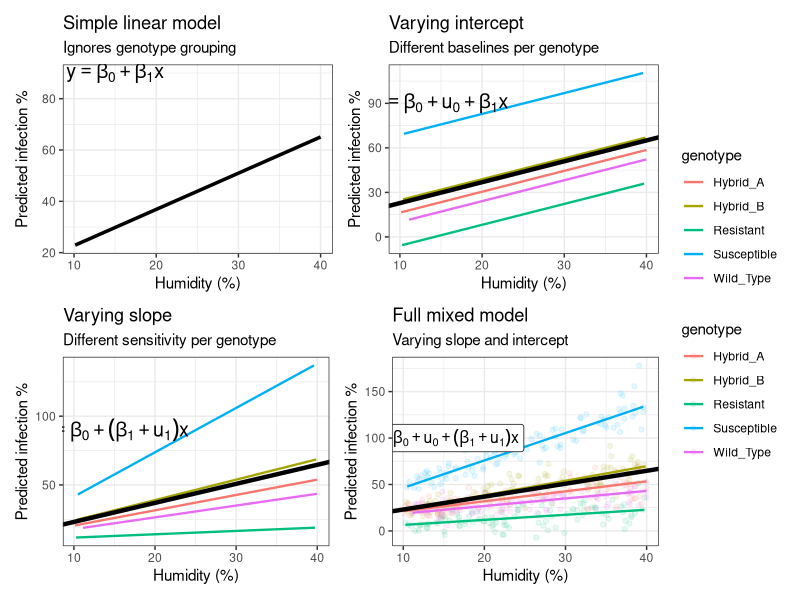
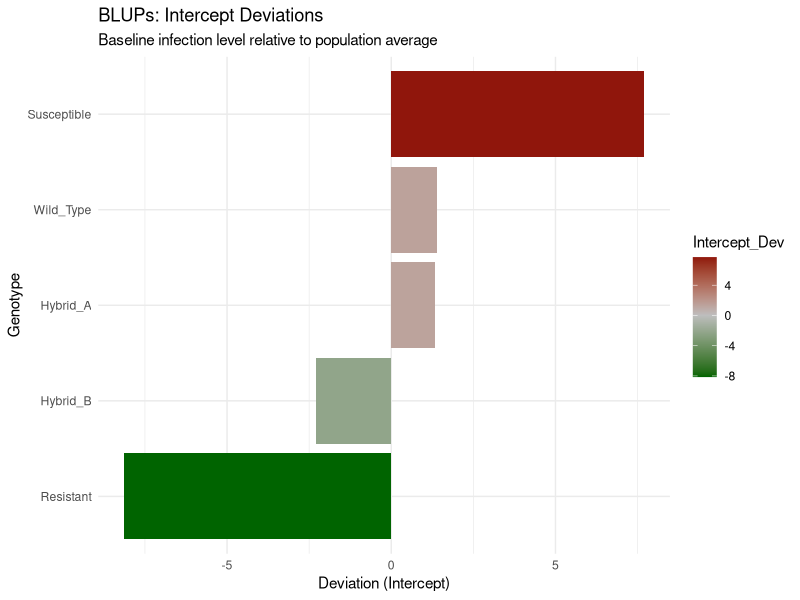
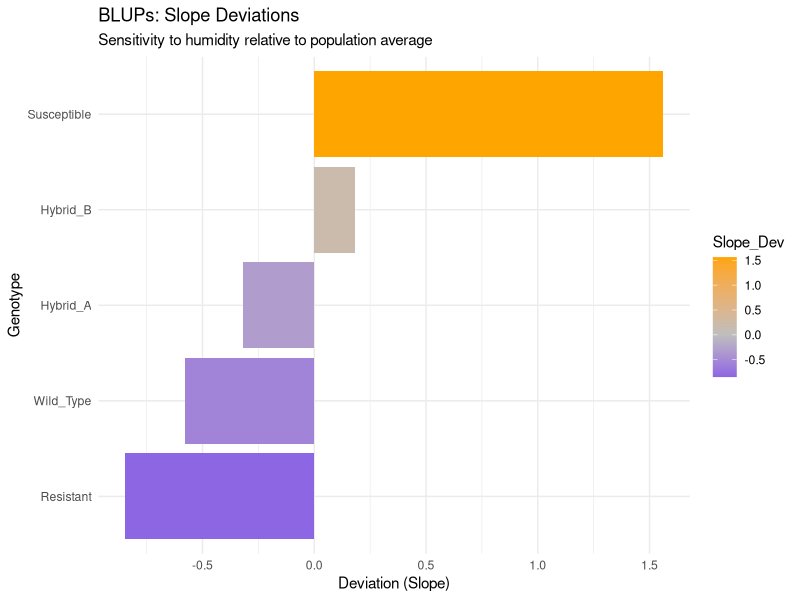
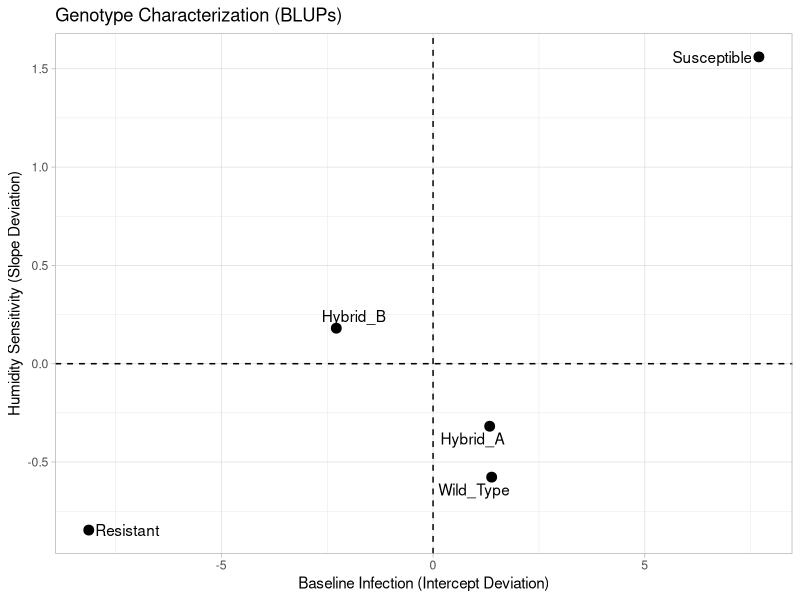
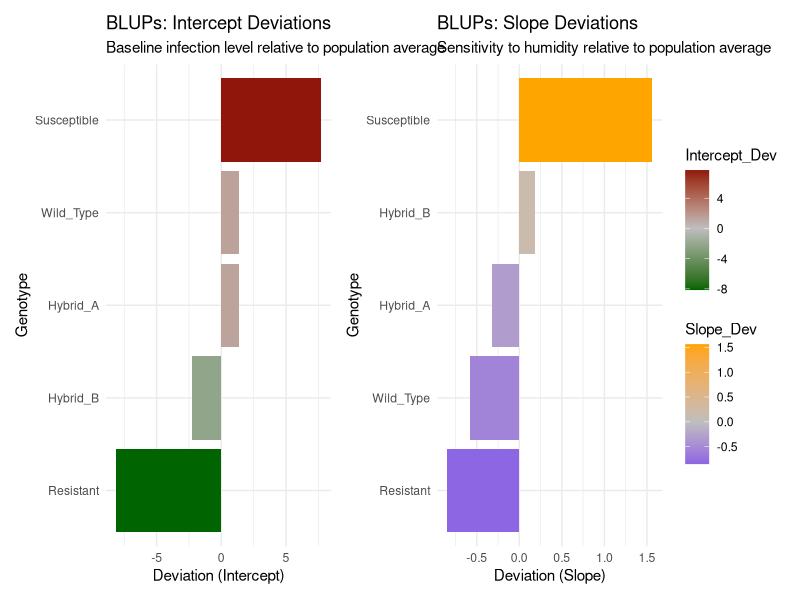

R code for these plots, in order:
# Hierarquical progression and random effects based on 
# https://mfviz.com/hierarchical-models/ 

library(dplyr)
library(lme4)
library(ggplot2)
library(patchwork)
library(ggrepel)

# --- 1. Parameters and Data Generation ---

genotypes <- c('Resistant', 'Susceptible', 'Hybrid_A', 'Hybrid_B', 'Wild_Type')
base_inf <- c(5, 20, 10, 8, 15)         # Baseline infection (Intercepts)
inf_rates <- c(0.4, 2.8, 1.1, 1.5, 0.7) # Sensitivity to humidity (Slopes)
n_per_genotype <- 100
total_n <- n_per_genotype * length(genotypes)

df <- data.frame(
  id = 1:total_n,
  genotype = rep(genotypes, n_per_genotype),
  humidity = runif(total_n, 10, 40) 
)

# Apply noise for realistic variation
df <- df %>%
  mutate(
    b0 = rep(base_inf, n_per_genotype) + rnorm(total_n, 0, 2),
    b1 = rep(inf_rates, n_per_genotype) + rnorm(total_n, 0, 0.3),
    infection = b0 + (humidity * b1) + rnorm(total_n, 0, 4)
  )

# --- 2. Model 0: Simple Linear Regression ---

m0 <- lm(infection ~ humidity, data = df)
df$simple_model <- predict(m0)
fe0 <- coef(m0)

plot0 <- ggplot(df, aes(x = humidity, y = simple_model)) +
  geom_line(size = 1.2, color = "black") +
  annotate("text", x = 15, y = 90, 
           label = paste0("y == beta[0] + beta[1] * x"), parse = TRUE, size = 5) +
  labs(title = "Simple linear model", subtitle = "Ignores genotype grouping", 
       y = "Predicted infection %", x = "Humidity (%)") +
  theme_bw()

# --- 3. Model 1: Random Intercept ---

m1 <- lmer(infection ~ humidity + (1 | genotype), data = df)
df$rand_int_preds <- predict(m1)
fe1 <- fixef(m1)

plot1 <- ggplot(df, aes(x = humidity, y = rand_int_preds)) +
  geom_line(aes(group = genotype, color = genotype), size = 0.8) +
  # Population average line
  geom_abline(intercept = fe1[1], slope = fe1[2], size = 1.5, color = "black") +
  annotate("text", x = 15, y = 90, 
           label = "y == beta[0] + u[0] + beta[1] * x", parse = TRUE, size = 5) +
  labs(title = "Varying intercept", subtitle = "Different baselines per genotype", 
       y = "Predicted infection %", x = "Humidity (%)") +
  theme_bw()

# --- 4. Model 2: Random Slope ---

m2 <- lmer(infection ~ humidity + (0 + humidity | genotype), data = df)
df$rand_slope_preds <- predict(m2)
fe2 <- fixef(m2)

plot2 <- ggplot(df, aes(x = humidity, y = rand_slope_preds)) +
  geom_line(aes(group = genotype, color = genotype), size = 0.8) +
  # Population average line (intercept is 0 in the random part, but fixed effect remains)
  geom_abline(intercept = fe2[1], slope = fe2[2], size = 1.5, color = "black") +
  annotate("text", x = 15, y = 90, 
           label = "y == beta[0] + (beta[1] + u[1]) * x", parse = TRUE, size = 5) +
  labs(title = "Varying slope", subtitle = "Different sensitivity per genotype", 
       y = "Predicted infection %", x = "Humidity (%)") +
  theme_bw()

# --- 5. Model 3: Full Mixed Model ---

m3 <- lmer(infection ~ humidity + (1 + humidity | genotype), data = df)
df$full_mixed_preds <- predict(m3)
fe3 <- fixef(m3)

plot3 <- ggplot(df, aes(x = humidity, y = full_mixed_preds)) +
  geom_point(aes(y = infection, color = genotype), alpha = 0.1) +
  geom_line(aes(group = genotype, color = genotype), size = 0.8) +
  # Population average line
  geom_abline(intercept = fe3[1], slope = fe3[2], size = 1.5, color = "black") +
  annotate("label", x = 15, y = 100, 
           label = "y == beta[0] + u[0] + (beta[1] + u[1]) * x", 
           parse = TRUE, size = 4, fill = "white") +
  labs(title = "Full mixed model", subtitle = "Varying slope and intercept",
       x = "Humidity (%)", y = "Predicted infection %") +
  theme_bw()

# Combine plots
(plot0 + plot1) / (plot2 + plot3) + plot_layout(guides = 'collect')

# Ranking Blups ---- 
library(ggrepel) # For better label placement

# 1. Extract Random Effects (BLUPs)
random_effects <- ranef(m3)$genotype
random_effects$genotype <- rownames(random_effects)
colnames(random_effects) <- c("Intercept_Dev", "Slope_Dev", "Genotype")

# 2. Plot the distribution of Intercept Deviations (Baseline Resistance)
# Negative values = more resistant than average; Positive = more susceptible
intercept_plot <- ggplot(random_effects, aes(x = reorder(Genotype, Intercept_Dev), y = Intercept_Dev)) +
  geom_col(aes(fill = Intercept_Dev)) +
  coord_flip() +
  scale_fill_gradient2(low = "darkgreen", mid = "grey", high = "darkred") +
  labs(title = "BLUPs: Intercept Deviations",
       subtitle = "Baseline infection level relative to population average",
       x = "Genotype", y = "Deviation (Intercept)") +
  theme_minimal()

# 3. Plot the distribution of Slope Deviations (Humidity Sensitivity)
# Negative values = less sensitive to humidity; Positive = high risk in wet conditions
slope_plot <- ggplot(random_effects, aes(x = reorder(Genotype, Slope_Dev), y = Slope_Dev)) +
  geom_col(aes(fill = Slope_Dev)) +
  coord_flip() +
  scale_fill_gradient2(low = "blue", mid = "grey", high = "orange") +
  labs(title = "BLUPs: Slope Deviations",
       subtitle = "Sensitivity to humidity relative to population average",
       x = "Genotype", y = "Deviation (Slope)") +
  theme_minimal()

# 4. Scatter plot of BLUPs (Intercept vs Slope)
# This identifies genotypes that are good in ALL conditions vs those that fail as it gets wet
caterpillar_plot <- ggplot(random_effects, aes(x = Intercept_Dev, y = Slope_Dev, label = Genotype)) +
  geom_vline(xintercept = 0, linetype = "dashed") +
  geom_hline(yintercept = 0, linetype = "dashed") +
  geom_point(size = 3) +
  geom_text_repel() +
  labs(title = "Genotype Characterization (BLUPs)",
       x = "Baseline Infection (Intercept Deviation)",
       y = "Humidity Sensitivity (Slope Deviation)") +
  theme_light()

print(intercept_plot)
print(slope_plot)
print(caterpillar_plot)

# Combine plots
(intercept_plot+ slope_plot)+ plot_layout(guides = 'collect')

